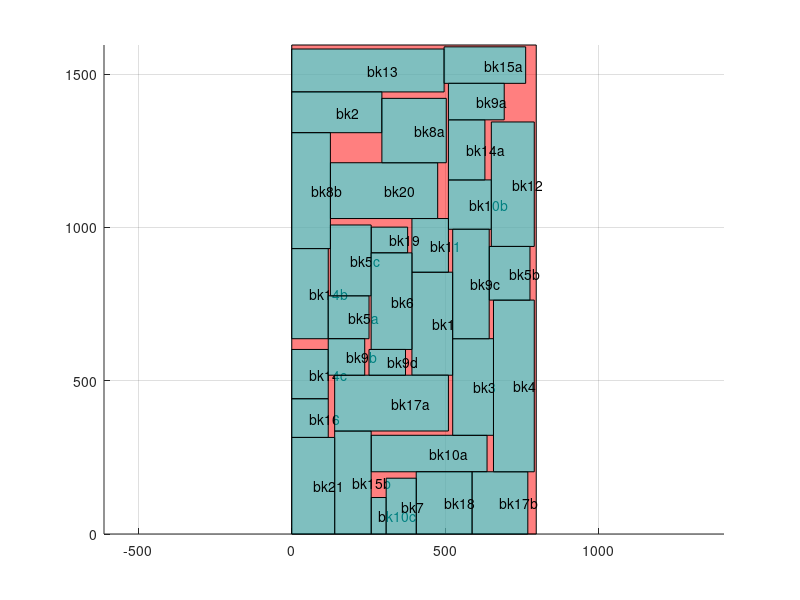

This chart was generated by the following MATLAB code:
axis equal;
hold on;
grid on;

block_x=[0 0 797.526 797.526 0 ];
block_y=[0 1595.05 1595.05 0 0 ];
fill(block_x,block_y,'r','facealpha',0.5);
block_x=[392 392 525 525 392 ];
block_y=[518 854 854 518 518 ];
fill(block_x,block_y,'c','facealpha',0.5);
text(458.5, 686, 'bk1');

block_x=[259 259 637 637 259 ];
block_y=[203 322 322 203 203 ];
fill(block_x,block_y,'c','facealpha',0.5);
text(448, 262.5, 'bk10a');

block_x=[511 511 651 651 511 ];
block_y=[994 1155 1155 994 994 ];
fill(block_x,block_y,'c','facealpha',0.5);
text(581, 1074.5, 'bk10b');

block_x=[259 259 308 308 259 ];
block_y=[0 119 119 0 0 ];
fill(block_x,block_y,'c','facealpha',0.5);
text(283.5, 59.5, 'bk10c');

block_x=[392 392 511 511 392 ];
block_y=[854 1029 1029 854 854 ];
fill(block_x,block_y,'c','facealpha',0.5);
text(451.5, 941.5, 'bk11');

block_x=[651 651 791 791 651 ];
block_y=[938 1344 1344 938 938 ];
fill(block_x,block_y,'c','facealpha',0.5);
text(721, 1141, 'bk12');

block_x=[0 0 497 497 0 ];
block_y=[1442 1582 1582 1442 1442 ];
fill(block_x,block_y,'c','facealpha',0.5);
text(248.5, 1512, 'bk13');

block_x=[511 511 630 630 511 ];
block_y=[1155 1351 1351 1155 1155 ];
fill(block_x,block_y,'c','facealpha',0.5);
text(570.5, 1253, 'bk14a');

block_x=[0 0 119 119 0 ];
block_y=[637 931 931 637 637 ];
fill(block_x,block_y,'c','facealpha',0.5);
text(59.5, 784, 'bk14b');

block_x=[0 0 119 119 0 ];
block_y=[441 602 602 441 441 ];
fill(block_x,block_y,'c','facealpha',0.5);
text(59.5, 521.5, 'bk14c');

block_x=[497 497 763 763 497 ];
block_y=[1470 1589 1589 1470 1470 ];
fill(block_x,block_y,'c','facealpha',0.5);
text(630, 1529.5, 'bk15a');

block_x=[140 140 259 259 140 ];
block_y=[0 336 336 0 0 ];
fill(block_x,block_y,'c','facealpha',0.5);
text(199.5, 168, 'bk15b');

block_x=[0 0 119 119 0 ];
block_y=[315 441 441 315 315 ];
fill(block_x,block_y,'c','facealpha',0.5);
text(59.5, 378, 'bk16');

block_x=[140 140 511 511 140 ];
block_y=[336 518 518 336 336 ];
fill(block_x,block_y,'c','facealpha',0.5);
text(325.5, 427, 'bk17a');

block_x=[588 588 770 770 588 ];
block_y=[0 203 203 0 0 ];
fill(block_x,block_y,'c','facealpha',0.5);
text(679, 101.5, 'bk17b');

block_x=[406 406 588 588 406 ];
block_y=[0 203 203 0 0 ];
fill(block_x,block_y,'c','facealpha',0.5);
text(497, 101.5, 'bk18');

block_x=[259 259 378 378 259 ];
block_y=[917 1001 1001 917 917 ];
fill(block_x,block_y,'c','facealpha',0.5);
text(318.5, 959, 'bk19');

block_x=[0 0 294 294 0 ];
block_y=[1309 1442 1442 1309 1309 ];
fill(block_x,block_y,'c','facealpha',0.5);
text(147, 1375.5, 'bk2');

block_x=[126 126 476 476 126 ];
block_y=[1029 1211 1211 1029 1029 ];
fill(block_x,block_y,'c','facealpha',0.5);
text(301, 1120, 'bk20');

block_x=[0 0 140 140 0 ];
block_y=[0 315 315 0 0 ];
fill(block_x,block_y,'c','facealpha',0.5);
text(70, 157.5, 'bk21');

block_x=[525 525 658 658 525 ];
block_y=[322 637 637 322 322 ];
fill(block_x,block_y,'c','facealpha',0.5);
text(591.5, 479.5, 'bk3');

block_x=[658 658 791 791 658 ];
block_y=[203 763 763 203 203 ];
fill(block_x,block_y,'c','facealpha',0.5);
text(724.5, 483, 'bk4');

block_x=[119 119 252 252 119 ];
block_y=[637 777 777 637 637 ];
fill(block_x,block_y,'c','facealpha',0.5);
text(185.5, 707, 'bk5a');

block_x=[644 644 777 777 644 ];
block_y=[763 938 938 763 763 ];
fill(block_x,block_y,'c','facealpha',0.5);
text(710.5, 850.5, 'bk5b');

block_x=[126 126 259 259 126 ];
block_y=[777 1008 1008 777 777 ];
fill(block_x,block_y,'c','facealpha',0.5);
text(192.5, 892.5, 'bk5c');

block_x=[259 259 392 392 259 ];
block_y=[602 917 917 602 602 ];
fill(block_x,block_y,'c','facealpha',0.5);
text(325.5, 759.5, 'bk6');

block_x=[308 308 406 406 308 ];
block_y=[0 182 182 0 0 ];
fill(block_x,block_y,'c','facealpha',0.5);
text(357, 91, 'bk7');

block_x=[294 294 504 504 294 ];
block_y=[1211 1421 1421 1211 1211 ];
fill(block_x,block_y,'c','facealpha',0.5);
text(399, 1316, 'bk8a');

block_x=[0 0 126 126 0 ];
block_y=[931 1309 1309 931 931 ];
fill(block_x,block_y,'c','facealpha',0.5);
text(63, 1120, 'bk8b');

block_x=[511 511 693 693 511 ];
block_y=[1351 1470 1470 1351 1351 ];
fill(block_x,block_y,'c','facealpha',0.5);
text(602, 1410.5, 'bk9a');

block_x=[119 119 238 238 119 ];
block_y=[518 637 637 518 518 ];
fill(block_x,block_y,'c','facealpha',0.5);
text(178.5, 577.5, 'bk9b');

block_x=[525 525 644 644 525 ];
block_y=[637 994 994 637 637 ];
fill(block_x,block_y,'c','facealpha',0.5);
text(584.5, 815.5, 'bk9c');

block_x=[252 252 371 371 252 ];
block_y=[518 602 602 518 518 ];
fill(block_x,block_y,'c','facealpha',0.5);
text(311.5, 560, 'bk9d');

